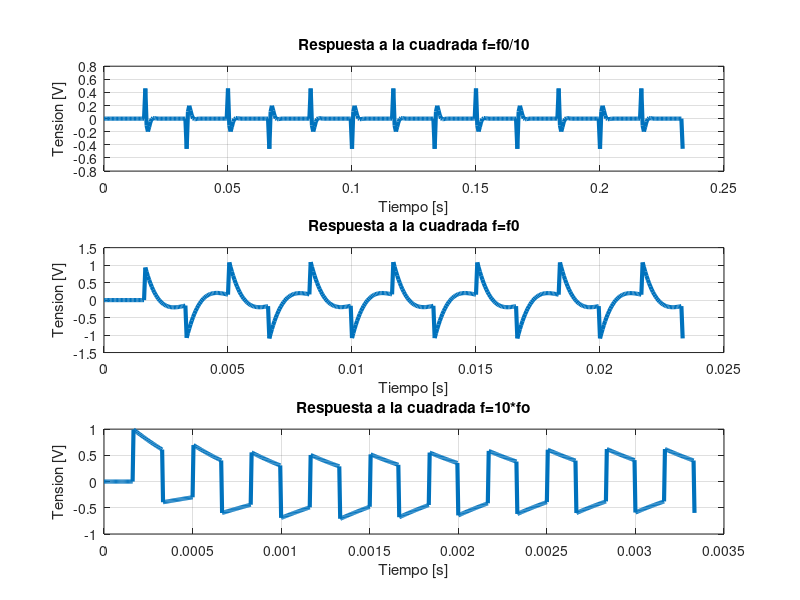

The MATLAB source for this figure:
pkg load control
clc
clear all
close all
s = tf('s');
h = (s^2)/(s^2+2666*s+3.553*10^6);
w0=sqrt(3.553)*10^3;
f0=w0/(2*pi);
markersize=2;
linewidth=3;
[cuad,t] = gensig("SQUARE" , 10/f0 , 70/f0);  %armo mi cuadrada de periodo 10/fo y duracion 5 periodos
[V1,t1] = lsim(h,cuad,t); % respuesta al filtro
%Configuracion de pantalla
posicion_pantalla= [0 0];
tamanio_imagen=[700 650];
figure(1, 'position',[posicion_pantalla,tamanio_imagen]);

subplot(3,1,1);
plot(t1,V1,"markersize", markersize, "linewidth", linewidth)
xlabel("Tiempo [s]")
ylabel("Tension [V]")
title("Respuesta a la cuadrada f=f0/10")
grid on

% Defino una cuadrada con T= 1/f0 y dura 7 periodos

[cuad,t] = gensig("SQUARE" , 1/f0 , 7/f0); 
[V2,t2] = lsim(h,cuad,t);
subplot(3,1,2);
plot(t2,V2,"markersize", markersize, "linewidth", linewidth)
xlabel("Tiempo [s]")
ylabel("Tension [V]")
title("Respuesta a la cuadrada f=f0")
grid on

% Defino una cuadrada con T= 1/(10*f0) (frec 10 f0) y dura 10 periodos
[cuad,t] = gensig("SQUARE" , 1/(10*f0) , 10/(10*f0)); 

[V3,t3] = lsim(h,cuad,t);
subplot(3,1,3);
plot(t3,V3,"markersize", markersize, "linewidth", linewidth)
xlabel("Tiempo [s]")
ylabel("Tension [V]")
title("Respuesta a la cuadrada f=10*fo")
grid on
print -color -depsc respuesta_distintas_cuadradas.eps
